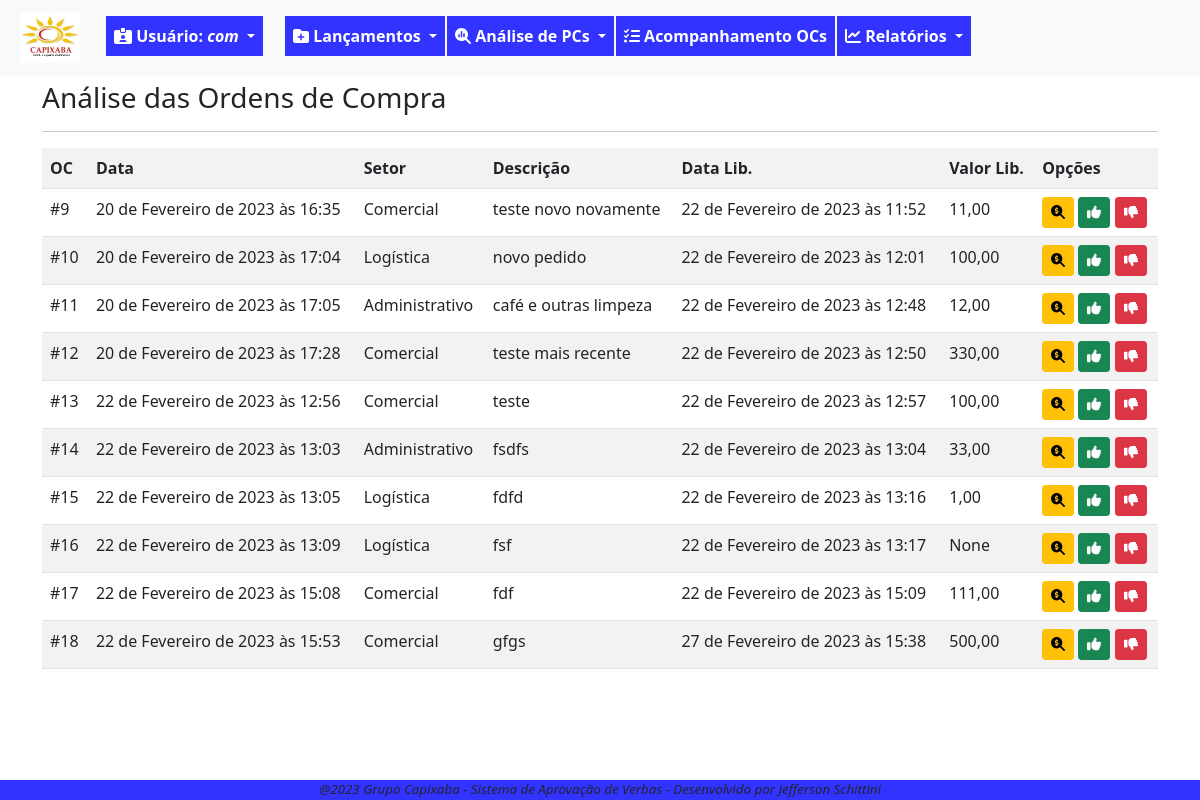
Screenshot of /pc/analise/fiscal/listar/ (signed in) with the database file from the repository.
### fluxo/models.py (models this page shows, shortened)
class PedidoCompra(models.Model):
    SOL = '1'
    APR = '2'
    FIS = '3'
    FIN = '4'
    FIM = '9'
    ETAPAS_CHOICES = [
        (SOL,'Solicitação'),
        (APR,'Aprovação'),
        (FIS,'Fiscal'),
        (FIN,'Financeiro'),
        (FIM,'Finalizada'),
    ]
    ABERTA = 'ABE'
    ANALISE = 'ANL'
    LIBERADA = 'LIB'
    NEGADA = 'NEG'
    CANCELADA = 'CAN'
    STATUS_CHOICES = [
        ('ABE','Aberta'),
        ('ANL','Análise'),
        ('LIB','Liberada'),
        ('NEG','Negada'),
        ('CAN','Cancelada'),
    ]
    data_solic = models.DateTimeField(verbose_name='Data da Solicitação', default=timezone.now)
    usuario_log = models.ForeignKey(User, on_delete=models.PROTECT, verbose_name='Usuário') #deixar este usuário, que herda do padrão django
    setor_oc = models.ForeignKey(Setor, on_delete=models.PROTECT, verbose_name='Setor')
    desc_solic = models.CharField(max_length=100, verbose_name='Descrição do pedido')
    motivo_solic = models.TextField(verbose_name='Motivo do pedido', max_length=1000, help_text='Escreva detalhes da solicitação')
    valor_solic = models.DecimalField(max_digits=9, decimal_places=2, verbose_name='Valor Solicitado')
    anexos = models.FileField(upload_to=anexar_em, blank=True, null=True)  # verificar melhor como se configura, inclusive a constante MEDDIA_ROOT
    data_aprov = models.DateTimeField(verbose_name='Aprovação Diretoria', blank=True, null=True)
    motivo_aprov = models.TextField(verbose_name='Motivo Aprovação', blank=True, max_length=1000, help_text='Escreva detalhes da devolutiva')
    valor_aprov = models.DecimalField(verbose_name='Valor Aprovado', max_digits=9, decimal_places=2, blank=True, null=True)
    data_fin = models.DateTimeField(verbose_name='Liberação Financeiro', blank=True, null=True)
    motivo_fin = models.TextField(verbose_name='Motivo Financeiro', max_length=1000, blank=True, help_text='Escreva detalhes da devolutiva')
    data_fis = models.DateTimeField(verbose_name='Liberação Fiscal', blank=True, null=True)
    motivo_fis = models.TextField(verbose_name='Motivo Fiscal', max_length=1000, blank=True, null=True, help_text='Escreva detalhes da devolutiva')
    etapa_oc = models.CharField(verbose_name='Etapa', choices=ETAPAS_CHOICES, max_length=50, default='1')
    status_oc = models.CharField(verbose_name='Status', choices=STATUS_CHOICES, max_length=50, default='ABE')
    data_fim_oc = models.DateTimeField(verbose_name='Data Encerramento', null=True, blank=True)
    """ atriui a uma variável o nome da classe. Isso pode ser usado em um template para identificar a
    classe que está chamando o formulário e condicionar as ações"""

class Setor(models.Model):
    setor_desc = models.CharField(verbose_name='Setor', max_length=100, unique=True)
    gestor_setor = models.ForeignKey(User, on_delete=models.PROTECT, verbose_name='Gestor', blank=True, null=True)
    def __str__(self):
        return self.setor_desc

### fluxo/views.py (the view)
# urls.py: path('pc/analise/fiscal/listar/', PCFisList.as_view(), name='lista-analise-fis-pc'),
class PCFisList(GroupRequiredMixin, LoginRequiredMixin,ListView):
    login_url = reverse_lazy('login')
    group_required = u'Fiscal'
    model = PedidoCompra
    template_name = 'fluxo/listas/lista-analise-fis-pc.html'
    def get_queryset(self):
        self.object_list = PedidoCompra.objects.filter(status_oc='LIB', etapa_oc='3')
        return self.object_list

### fluxo/templates/fluxo/listas/lista-analise-fis-pc.html (shortened to what this page needs)
{% extends 'paginas/base.html' %}
{% load static %}
{% block conteudo %}
<h3 style="margin-top: 5px;">Análise das Ordens de Compra</h3>
<hr>
<div class="table-responsive">
    <table class="table table-striped">
        <tr>
            <th>OC</th>
            <th>Data</th>
            <th>Setor</th>
            <th>Descrição</th>
            <th>Data Lib.</th>
            <th>Valor Lib.</th>
            <th>Opções</th>
        </tr>
        {% for pc in object_list %}
        <tr>
            <td>#{{ pc.pk }}</td>
            <td>{{ pc.data_solic }}</td>
            <td>{{ pc.setor_oc }}</td>
            <td>{{ pc.desc_solic }}</td>
            <td>{{ pc.data_aprov }}</td>
            <td>{{ pc.valor_aprov }}</td>
            <td>
                <a href="{% url 'analise-fis-pc' pc.pk %}" class="btn btn-warning btn-sm" title="Analisar OC"><i class="fa-solid fa-magnifying-glass-dollar"></i></a>
                <a href=" {% url 'envia-fis-pc' pc.pk %} " class="btn btn-success btn-sm" title="Liberar OC"><i class="fa-solid fa-thumbs-up"></i></a>
                <a href="  " class="btn btn-danger btn-sm" title="Negar ou Retornar OC"><i class="fa-solid fa-thumbs-down"></i></a>
            </td>
        </tr>
        {% empty %}
        <tr>
            <td colspan="7">Lista e OC vazia para liberação.</td>
        </tr>
        {% endfor%}
    </table>
</div>
{% endblock conteudo %}

### paginas/templates/paginas/base.html (shortened to what this page needs)
{% load static %}
{% load crispy_forms_tags %}
<!DOCTYPE html>
<html lang="pt-br">
<head>
    <link rel="stylesheet" href="{% static 'css/estilo.css' %}" type="text/css">
    <link rel="stylesheet" href="{% static 'css/bootstrap.min.css' %}" type="text/css">
    <link rel="stylesheet" href="{% static 'css/all.min.css' %}" type="text/css">
</head>
<body class="corpo">
    <header>
        {% block menu %}
        {% if request.user.is_authenticated %}
        <nav class="navbar navbar-expand-lg bg-light">
            <div class="container-fluid">
                <ul class="navbar-nav me-auto mb-lg-0">
                    <li class="nav-item">
                        <a class="navbar-brand nav-link" href="{% url 'index' %}"><img src="{% static 'img/logocpxb.jpeg' %}" width="60" height="50" alt=""></a>
                    </li>
                    <div class="nav-item dropdown mt-2">
                        <a style="color:white; margin-right: 20px;" class="nav-link dropdown-toggle btn-meu-menu" href="#" role="button" data-bs-toggle="dropdown" aria-expanded="false">
                            <i class="fa-solid fa-id-card-clip"></i><span> Usuário: <em>{{ request.user}}</em></span>
                        </a>
                    </div>
                    <div class="nav-item dropdown mt-2">
                        <a style="color:white" class="nav-link dropdown-toggle btn-meu-menu" href="#" role="button" data-bs-toggle="dropdown" aria-expanded="false">
                            <i class="fa-solid fa-folder-plus"></i>
                            <span>Lançamentos</span>
                        </a>
                    </div>
                    <div class="nav-item dropdown mt-2">
                        <a style="color:white" class="nav-link dropdown-toggle btn-meu-menu" href="#" role="button" data-bs-toggle="dropdown" aria-expanded="false">
                            <i class="fa-solid fa-magnifying-glass-chart"></i>
                            <span>Análise de PCs</span>
                        </a>
                    </div>
                    <li class="nav-item mt-2"><a style="color:white" class="nav-link btn-meu-menu" href="{% url 'lista-acompanha-oc' %}">
                        <i class="fa-solid fa-list-check"></i>
                        <span>Acompanhamento OCs</span></a>
                    </li>
                    <div class="nav-item dropdown mt-2">
                        <a style="color:white" class="nav-link dropdown-toggle btn-meu-menu" href="#" role="button" data-bs-toggle="dropdown" aria-expanded="false">
                            <i class="fa-solid fa-chart-line"></i>
                            <span>Relatórios</span>
                        </a>
                    </div>
                </ul>
            </div>
        </nav>
        {% endif %}
        {% endblock menu %}
    </header>
        <div class="container">
        {% block conteudo %}{% endblock conteudo %}
        </div>
    {% block rodape %}
    <footer>
        <p style="margin-bottom: 0; font-size: smaller;"> <em> @2023 Grupo Capixaba - Sistema de Aprovação de Verbas - Desenvolvido por Jefferson Schittini</em></p>
    </footer>
    {% endblock rodape %}
</body>
</html>

### static/css/estilo.css (style rules this page uses)
.corpo { margin-bottom: 80px; }
.btn-meu-menu { background-color:rgb(51, 51,255); font-size: medium; font-weight: bold; margin-left: 2px; }
footer { position: fixed; bottom: 0; width: 100%; background-color:rgb(51, 51,255); text-align: center; }

### rows the page displays
PedidoCompra: pk "9", data_solic "20 de Fevereiro de 2023 às 16:35", setor_oc "Comercial", desc_solic "teste novo novamente", data_aprov "22 de Fevereiro de 2023 às 11:52", valor_aprov "11,00"
PedidoCompra: pk "10", data_solic "20 de Fevereiro de 2023 às 17:04", setor_oc "Logística", desc_solic "novo pedido", data_aprov "22 de Fevereiro de 2023 às 12:01", valor_aprov "100,00"
PedidoCompra: pk "11", data_solic "20 de Fevereiro de 2023 às 17:05", setor_oc "Administrativo", desc_solic "café e outras limpeza", data_aprov "22 de Fevereiro de 2023 às 12:48", valor_aprov "12,00"
PedidoCompra: pk "12", data_solic "20 de Fevereiro de 2023 às 17:28", setor_oc "Comercial", desc_solic "teste mais recente", data_aprov "22 de Fevereiro de 2023 às 12:50", valor_aprov "330,00"
PedidoCompra: pk "13", data_solic "22 de Fevereiro de 2023 às 12:56", setor_oc "Comercial", desc_solic "teste", data_aprov "22 de Fevereiro de 2023 às 12:57", valor_aprov "100,00"
PedidoCompra: pk "14", data_solic "22 de Fevereiro de 2023 às 13:03", setor_oc "Administrativo", desc_solic "fsdfs", data_aprov "22 de Fevereiro de 2023 às 13:04", valor_aprov "33,00"
PedidoCompra: pk "15", data_solic "22 de Fevereiro de 2023 às 13:05", setor_oc "Logística", desc_solic "fdfd", data_aprov "22 de Fevereiro de 2023 às 13:16", valor_aprov "1,00"
PedidoCompra: pk "16", data_solic "22 de Fevereiro de 2023 às 13:09", setor_oc "Logística", desc_solic "fsf", data_aprov "22 de Fevereiro de 2023 às 13:17", valor_aprov "None"
PedidoCompra: pk "17", data_solic "22 de Fevereiro de 2023 às 15:08", setor_oc "Comercial", desc_solic "fdf", data_aprov "22 de Fevereiro de 2023 às 15:09", valor_aprov "111,00"
PedidoCompra: pk "18", data_solic "22 de Fevereiro de 2023 às 15:53", setor_oc "Comercial", desc_solic "gfgs", data_aprov "27 de Fevereiro de 2023 às 15:38", valor_aprov "500,00"

### other values shown
{{ request.user }} "com"
